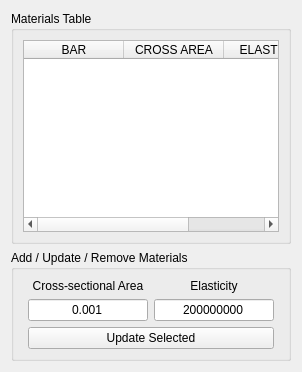
         <widget class="QWidget" name="Material_Tab">
          <attribute name="title">
           <string>Materials</string>
          </attribute>
          <layout class="QHBoxLayout" name="horizontalLayout_7">
           <item>
            <layout class="QVBoxLayout" name="verticalLayout_5" stretch="2,0">
             <item>
              <widget class="QGroupBox" name="groupBox_5">
               <property name="title">
                <string>Materials Table</string>
               </property>
               <layout class="QVBoxLayout" name="verticalLayout_6">
                <item>
                 <widget class="QTableWidget" name="Material_Table_Widget">
                  <property name="alternatingRowColors">
                   <bool>true</bool>
                  </property>
                  <property name="selectionBehavior">
                   <enum>QAbstractItemView::SelectRows</enum>
                  </property>
                  <property name="sortingEnabled">
                   <bool>false</bool>
                  </property>
                  <property name="rowCount">
                   <number>0</number>
                  </property>
                  <column>
                   <property name="text">
                    <string>BAR</string>
                   </property>
                   <property name="textAlignment">
                    <set>AlignCenter</set>
                   </property>
                  </column>
                  <column>
                   <property name="text">
                    <string>CROSS AREA</string>
                   </property>
                   <property name="textAlignment">
                    <set>AlignCenter</set>
                   </property>
                  </column>
                  <column>
                   <property name="text">
                    <string>ELASTICITY</string>
                   </property>
                   <property name="textAlignment">
                    <set>AlignCenter</set>
                   </property>
                  </column>
                 </widget>
                </item>
               </layout>
              </widget>
             </item>
             <item>
              <widget class="QGroupBox" name="groupBox_6">
               <property name="title">
                <string>Add / Update / Remove Materials</string>
               </property>
               <layout class="QHBoxLayout" name="horizontalLayout_8">
                <item>
                 <layout class="QGridLayout" name="Add_Remove_Material_Grid">
                  <property name="leftMargin">
                   <number>5</number>
                  </property>
                  <property name="rightMargin">
                   <number>5</number>
                  </property>
                  <item row="0" column="0">
                   <widget class="QLabel" name="Area_Label">
                    <property name="text">
                     <string>Cross-sectional Area</string>
                    </property>
                    <property name="alignment">
                     <set>Qt::AlignCenter</set>
                    </property>
                   </widget>
                  </item>
                  <item row="1" column="0">
                   <widget class="QLineEdit" name="Area_LEdit">
                    <property name="text">
                     <string>0.001</string>
                    </property>
                    <property name="alignment">
                     <set>Qt::AlignCenter</set>
                    </property>
                   </widget>
                  </item>
                  <item row="1" column="1">
                   <widget class="QLineEdit" name="Elasticity_LEdit">
                    <property name="text">
                     <string>200000000</string>
                    </property>
                    <property name="alignment">
                     <set>Qt::AlignCenter</set>
                    </property>
                   </widget>
                  </item>
                  <item row="0" column="1">
                   <widget class="QLabel" name="Elasticity_Label">
                    <property name="text">
                     <string>Elasticity</string>
                    </property>
                    <property name="alignment">
                     <set>Qt::AlignCenter</set>
                    </property>
                   </widget>
                  </item>
                  <item row="2" column="0" colspan="2">
                   <widget class="QPushButton" name="Update_Material_Button">
                    <property name="sizePolicy">
                     <sizepolicy hsizetype="Minimum" vsizetype="Expanding">
                      <horstretch>0</horstretch>
                      <verstretch>0</verstretch>
                     </sizepolicy>
                    </property>
                    <property name="text">
                     <string>Update Selected</string>
                    </property>
                   </widget>
                  </item>
                 </layout>
                </item>
               </layout>
              </widget>
             </item>
            </layout>
           </item>
          </layout>
         </widget>
